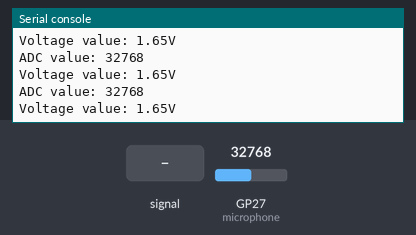
A program run on a simulated Raspberry Pi Pico running MicroPython. Parts: the last lines printed to the serial console. The inputs (shaded band) are chosen by the test bench; at power-on: GP27 (microphone) = 32768 (analog values on the 0–65535 scale).

Above: at 1.2 s.
1.3 s: GP27 (microphone) fed a 200 Hz sine of ±5242 counts around its level
At 1.76 s:
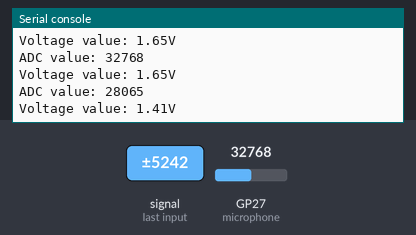
2.8 s: GP27 (microphone) set to 45874
At 2.96 s:
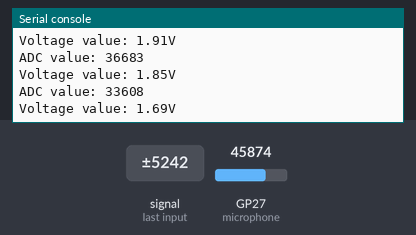
4.3 s: GP27 (microphone) fed a 1000 Hz sine of ±16383 counts around its level
At 4.77 s:
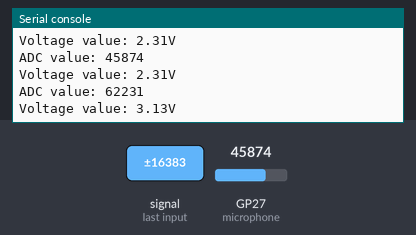
5.8 s: GP27 (microphone) set to 57670
At 5.97 s:
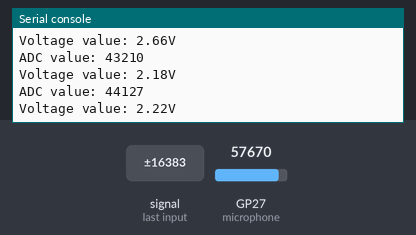
Timing chart, 0 to 8.3 s (numbered marks = the images above; inputs shaded):
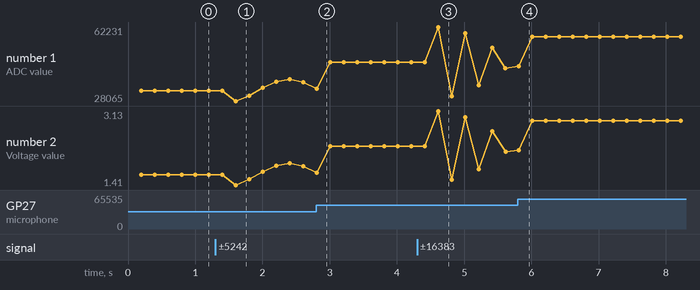

Measured:
- after the input at 1.3 s, the serial console: prints a new line after 0.30 s (image 1)
- after the input at 4.3 s, the serial console: prints a new line after 0.31 s (image 3)
- plotted number 1: 32768 → 36683 after the input at 1.3 s, 36683 → 45874 after the input at 2.8 s, 45874 → 43210 after the input at 4.3 s, 43210 → 57670 after the input at 5.8 s
- plotted number 2: 1.65 → 1.85 after the input at 1.3 s, 1.85 → 2.31 after the input at 2.8 s, 2.31 → 2.18 after the input at 4.3 s, 2.18 → 2.9 after the input at 5.8 s

The program:

microphone.py
```python
import time                          # Importing a time class
from machine import ADC, Pin         # Import the Pin and ADC class from the machine module.

microphone = ADC(Pin(27))            # create ADC object on ADC pin

while(1):
    adc = microphone.read_u16()      # read value, 0-65535 across voltage range 0.0v - 3.3v
    time.sleep_ms(200)               # sleep for 500 milliseconds
    print("ADC value: %d" %adc)
    print("Voltage value: %.2fV" %((3.3/65536)*adc)) 
```
